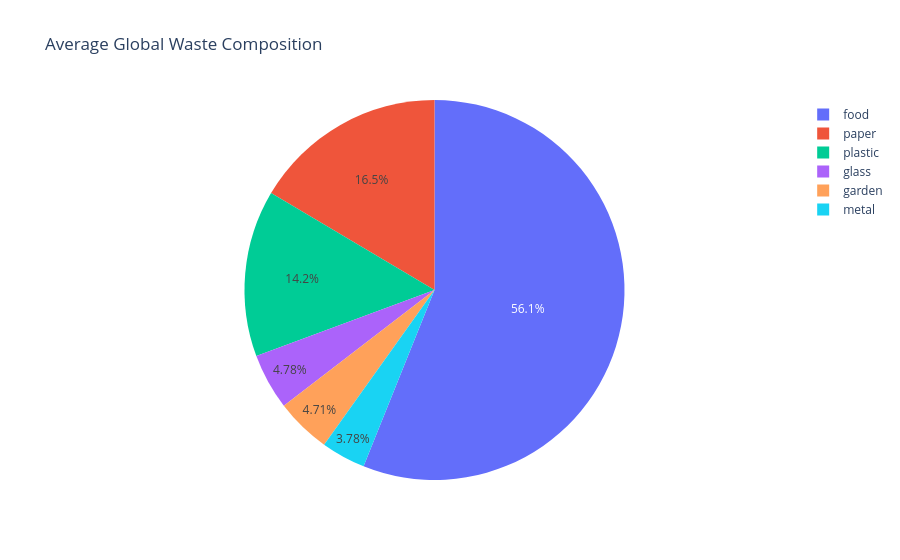

The code cell stored with this chart in its notebook:
### Markdown cell above
## 2. Waste Composition Breakdown

### Code cell
# Calculate mean of all composition columns
composition = df[['food', 'garden', 'paper', 'plastic', 'glass', 'metal']].mean()

fig = px.pie(values=composition.values, names=composition.index, 
             title='Average Global Waste Composition')
fig.show()

### Figure 1 — Plotly figure (JSON) as saved in the notebook; plotly's stock layout.template omitted (floating-point values rounded to 4 significant figures)
{"data": [{"domain": {"x": [0, 1], "y": [0, 1]}, "hovertemplate": "label=%{label}<br>value=%{value}<extra></extra>", "labels": ["food", "garden", "paper", "plastic", "glass", "metal"], "legendgroup": "", "name": "", "showlegend": true, "type": "pie", "values": [46.66, 3.914, 13.71, 11.79, 3.973, 3.144]}], "layout": {"legend": {"tracegroupgap": 0}, "title": {"text": "Average Global Waste Composition"}}}
